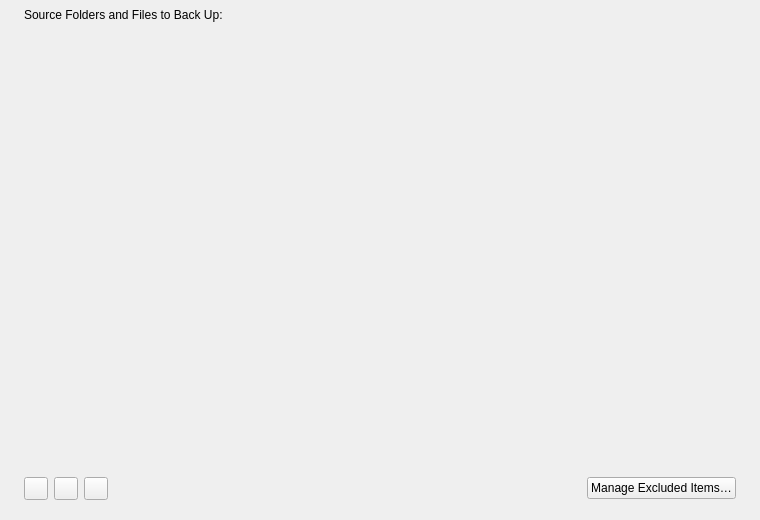
<?xml version="1.0" encoding="UTF-8"?>
<ui version="4.0">
 <class>Form</class>
 <widget class="QWidget" name="Form">
  <property name="geometry">
   <rect>
    <x>0</x>
    <y>0</y>
    <width>760</width>
    <height>520</height>
   </rect>
  </property>
  <property name="windowTitle">
   <string>Form</string>
  </property>
  <layout class="QVBoxLayout" name="verticalLayout">
   <property name="spacing">
    <number>10</number>
   </property>
   <property name="leftMargin">
    <number>24</number>
   </property>
   <property name="topMargin">
    <number>8</number>
   </property>
   <property name="rightMargin">
    <number>24</number>
   </property>
   <property name="bottomMargin">
    <number>20</number>
   </property>
   <item>
    <widget class="QLabel" name="label_6">
     <property name="text">
      <string>Source Folders and Files to Back Up:</string>
     </property>
     <property name="textRole" stdset="0">
      <string>secondary</string>
     </property>
    </widget>
   </item>
   <item>
    <widget class="QStackedWidget" name="sourcesStack">
     <widget class="QWidget" name="sourcesEmptyPage">
      <layout class="QVBoxLayout" name="sourcesEmptyLayout">
       <property name="leftMargin">
        <number>0</number>
       </property>
       <property name="topMargin">
        <number>0</number>
       </property>
       <property name="rightMargin">
        <number>0</number>
       </property>
       <property name="bottomMargin">
        <number>0</number>
       </property>
      </layout>
     </widget>
     <widget class="QTableView" name="sourceFilesWidget">
      <property name="editTriggers">
       <set>QAbstractItemView::NoEditTriggers</set>
      </property>
      <property name="selectionMode">
       <enum>QAbstractItemView::ExtendedSelection</enum>
      </property>
      <property name="selectionBehavior">
       <enum>QAbstractItemView::SelectRows</enum>
      </property>
      <property name="showGrid">
       <bool>false</bool>
      </property>
      <property name="sortingEnabled">
       <bool>true</bool>
      </property>
      <property name="wordWrap">
       <bool>false</bool>
      </property>
      <attribute name="verticalHeaderVisible">
       <bool>false</bool>
      </attribute>
      <attribute name="horizontalHeaderHighlightSections">
       <bool>false</bool>
      </attribute>
     </widget>
    </widget>
   </item>
   <item>
    <layout class="QHBoxLayout" name="bottomBar">
     <property name="spacing">
      <number>6</number>
     </property>
     <item>
      <widget class="QToolButton" name="addButton">
       <property name="toolTip">
        <string>Add sources</string>
       </property>
      </widget>
     </item>
     <item>
      <widget class="QToolButton" name="removeButton">
       <property name="toolTip">
        <string>Remove the selected source</string>
       </property>
      </widget>
     </item>
     <item>
      <widget class="QToolButton" name="updateButton">
       <property name="toolTip">
        <string>Recalculate source size and file count</string>
       </property>
      </widget>
     </item>
     <item>
      <widget class="QLabel" name="totalSizeLabel">
       <property name="alignment">
        <set>Qt::AlignRight|Qt::AlignVCenter</set>
       </property>
       <property name="sizePolicy">
        <sizepolicy hsizetype="Expanding" vsizetype="Preferred">
         <horstretch>1</horstretch>
         <verstretch>0</verstretch>
        </sizepolicy>
       </property>
       <property name="textStyle" stdset="0">
        <string>callout</string>
       </property>
       <property name="textRole" stdset="0">
        <string>secondary</string>
       </property>
      </widget>
     </item>
     <item>
      <widget class="QPushButton" name="bExclude">
       <property name="text">
        <string>Manage Excluded Items…</string>
       </property>
      </widget>
     </item>
    </layout>
   </item>
  </layout>
 </widget>
 <resources/>
 <connections/>
</ui>
